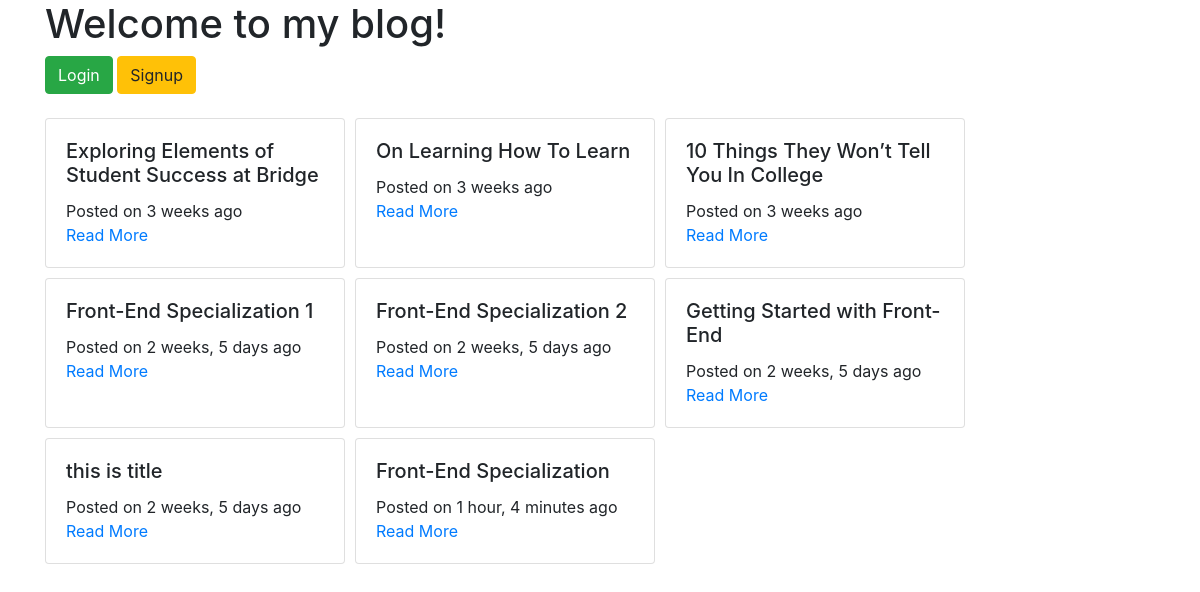
The page / on the database its author committed.
### blog/models.py (models this page shows, shortened)
class Post(models.Model):
	title = models.CharField(max_length=200)
	body = models.TextField()
	timestamp = models.DateTimeField(auto_now_add=True)

### blog/views.py (the view)
# urls.py: path('', home),
def home(request):
	all_posts = Post.objects.all()
	return render(request, "home.html", {'all_posts' : all_posts})

### blog/templates/home.html (shortened to what this page needs)
<!DOCTYPE html>
<html lang="en" dir="ltr">
<head>
	<link rel="stylesheet" href="https://stackpath.bootstrapcdn.com/bootstrap/4.2.1/css/bootstrap.min.css"
>
</head>
<body>
	<div class="container">
		<h1>Welcome to my blog!</h1>
		{% if user.is_authenticated %}
		<a class="btn btn-md btn-primary" href="/create/">Create New Post</a>
		<a class="btn btn-md btn-default" href="/logout/">Logout</a>
		{% else %}
		<a class="btn btn-md btn-success" href="/login/">Login</a>
		<a class="btn btn-md btn-warning" href="/signup/">Signup</a>
		{% endif %}
		<br><br>
		<div style="display:flex; flex-wrap:wrap">
			{% for post in all_posts %}
			<div class="card" style="width:300px; margin-right:10px; margin-bottom:10px">
				<div class="card-body">
					<h5 class="card-title">{{post.title}}</h5>
					<span>Posted on {{post.timestamp|timesince}} ago</span><br>
					<a href="/post/{{post.id}}" class="card-link">Read More</a>
				</div>
			</div>
			{% endfor %}
		</div>
	</div>
</body>
</html>

### rows shown on the page
Post: title "Exploring Elements of Student Success at Bridge", timestamp "3 weeks"
Post: title "On Learning How To Learn", timestamp "3 weeks"
Post: title "10 Things They Won’t Tell You In College", timestamp "3 weeks"
Post: title "Front-End Specialization 1", timestamp "2 weeks, 5 days"
Post: title "Front-End Specialization 2", timestamp "2 weeks, 5 days"
Post: title "Getting Started with Front-End", timestamp "2 weeks, 5 days"
Post: title "this is title", timestamp "2 weeks, 5 days"
Post: title "Front-End Specialization", timestamp "1 hour, 4 minutes"
